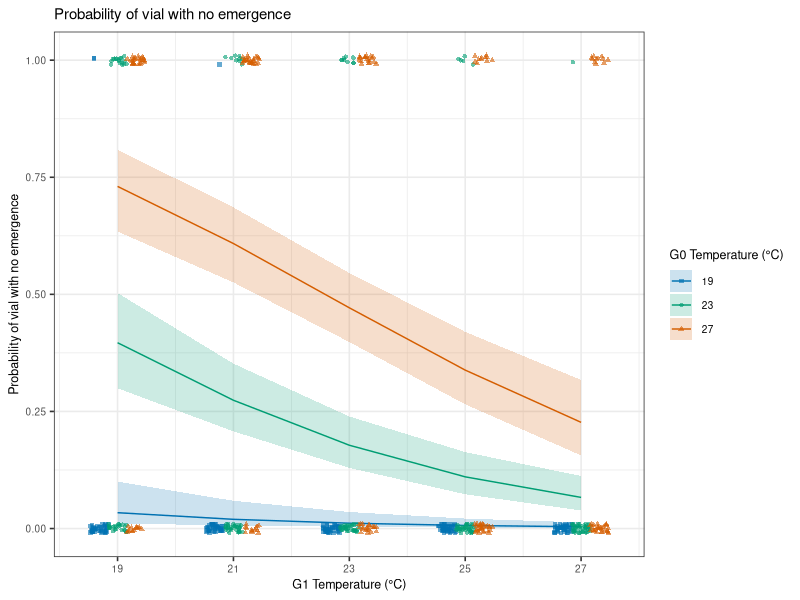

Reproduce this figure in R.
## ---- chunk 1
knitr::opts_chunk$set(echo = TRUE)
## ---- chunk 2
library(tidyverse)
library(car)
library(ggeffects)
## ---- chunk 3
Fly_data <- read_csv('Fly counts.csv')
## ---- chunk 4
Fly_data$G0 <- factor(Fly_data$G0)

NoEmergence_G0 <- glm(Zero_emergence ~ G0, data=Fly_data,
                       family=binomial(link="logit"))

NoEmergence_G1 <- glm(Zero_emergence ~ G1, data=Fly_data,
                       family=binomial(link="logit"))

NoEmergence_NoInt <- glm(Zero_emergence ~ G1+G0, data=Fly_data,
                       family=binomial(link="logit"))

NoEmergence_Int <- glm(Zero_emergence ~ G0*G1, data=Fly_data,
                       family=binomial(link="logit"))

AIC(NoEmergence_G0, NoEmergence_G1, NoEmergence_NoInt, NoEmergence_Int)

Anova(NoEmergence_Int, test="F")
Anova(NoEmergence_NoInt, test="F")
## ---- chunk 5
NoEmergence_models <- data.frame(
  Model = c('NoEmergence_G0', 
            'NoEmergence_G1',
            'NoEmergence_NoInt',
            'NoEmergence_Int'),
  Explanatory_variable = c('G0',
                           'G1',
                           'G1+G0',
                           'G1*G0'),
  Likelihood = round(c(logLik(NoEmergence_G0), 
                       logLik(NoEmergence_G1), 
                       logLik(NoEmergence_NoInt), 
                       logLik(NoEmergence_Int)), digits = 2),
  AIC = round(c(AIC(NoEmergence_G0), 
                AIC(NoEmergence_G1), 
                AIC(NoEmergence_NoInt), 
                AIC(NoEmergence_Int)), digits = 2))

NoEmergence_models

write.csv(NoEmergence_models, "NoEmergence_models.csv", row.names = FALSE)
## ---- chunk 6
predicted_noemergence <- ggpredict(NoEmergence_NoInt, c("G1", "G0"))

ggplot() +
    geom_line(data = predicted_noemergence, aes(x = x, y = predicted, colour=group)) +
    geom_ribbon(data = predicted_noemergence, 
              aes(x = x, ymin = conf.low, ymax = conf.high, fill=group), alpha = 0.2) + 
    geom_point(data = Fly_data, aes(x = G1, y = Zero_emergence, 
               color=as.factor(G0), shape = as.factor(G0)), alpha=0.6, size=1.2, 
               position = position_jitterdodge(jitter.width = 0.8, 
                                               dodge.width=0.95, jitter.height=0.01)) +
    scale_x_continuous(breaks = seq(19, 27, by = 2)) +
    scale_color_manual(values = c("#0072B2", "#009E73", "#D55E00")) +
    scale_fill_manual(values = c("#0072B2", "#009E73", "#D55E00")) +
    scale_shape_manual(values = c(15, 16, 17), name="G0 Temperature (°C)") +
    labs(x = "G1 Temperature (°C)", 
         y = "Probability of vial with no emergence",
         title = "Probability of vial with no emergence",
         colour="G0 Temperature (°C)",
         fill="G0 Temperature (°C)") +
    theme_bw(base_size=12) +
    theme(text = element_text(size = 9))
## ---- chunk 7
zero_emergence_model <- glm(Zero_emergence ~ G0_deaths+(G1+G0),
              data=Fly_data,
              family=binomial)

Anova(zero_emergence_model,test="F")
